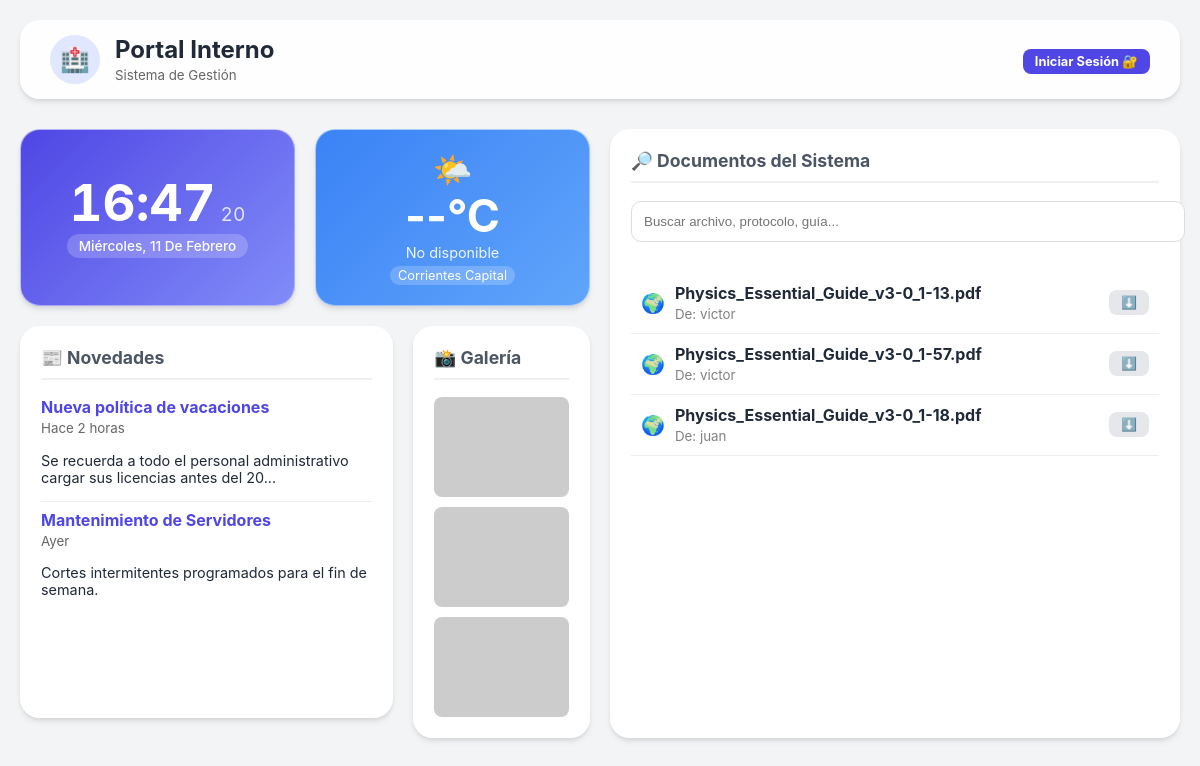
The page / on the database its author committed.
### app.py (models this page shows)
class File(db.Model):
    id = db.Column(db.Integer, primary_key=True)
    filename = db.Column(db.String(300))
    user_id = db.Column(db.Integer, db.ForeignKey('user.id'))
    visibility = db.Column(db.String(50), default='private')

class User(UserMixin, db.Model):
    id = db.Column(db.Integer, primary_key=True)
    username = db.Column(db.String(150), unique=True, nullable=False)
    email = db.Column(db.String(150), unique=True, nullable=False)
    password = db.Column(db.String(150), nullable=False)
    role = db.Column(db.String(50), nullable=False, default='administrativo')
    files = db.relationship('File', backref='owner', lazy=True, cascade="all, delete-orphan")

### app.py (the view)
@app.route('/')
def home():
    files = get_allowed_files(current_user)
    return render_template('home.html', files=files)

### app.py (called while the page is built)
def get_allowed_files(user):
    if user.is_authenticated and user.role == 'superadmin':
        return File.query.all()
    filters = [File.visibility == 'public'] # Todos ven lo público
    if user.is_authenticated:
        filters.append(File.owner == user)
        if user.role in ['medico', 'tecnico']:
            filters.append(File.visibility == 'salud')
        elif user.role == 'administrativo':
            filters.append(File.visibility == 'admin')
    return File.query.filter(db.or_(*filters)).all()

### templates/home.html (shortened to what this page needs)
<!DOCTYPE html>
<html lang="es">
<head>
    <link rel="stylesheet" href="{{ url_for('static', filename='style.css') }}">
</head>
<body>
    <div class="intranet-container">
        <div class="header-section">
            <div style="display: flex; align-items: center; gap: 15px;">
                <div style="background: #e0e7ff; padding: 10px; border-radius: 50%; font-size: 1.5rem;">🏥</div>
                <div>
                    <h2 style="margin: 0;">Portal Interno</h2>
                    <small style="color: #666;">Sistema de Gestión</small>
                </div>
            </div>
            <div>
                {% if current_user.is_authenticated %}
                    <span style="margin-right: 15px;">Hola, <b>{{ current_user.username }}</b></span>
                    <a href="/dashboard" class="btn-action btn-blue">Mi Panel 📂</a>
                {% else %}
                    <a href="/login" class="btn-action btn-blue">Iniciar Sesión 🔐</a>
                {% endif %}
            </div>
        </div>
        <div class="widget widget-time">
            <div class="clock-container">
                <div class="time-wrapper">
                    <span id="hours">--</span>:<span id="minutes">--</span>
                    <span id="seconds" class="seconds-small">00</span>
                </div>
                <div id="date" class="date-badge">Cargando fecha...</div>
            </div>
        </div>
        <div class="widget widget-weather">
            <div style="font-size: 2rem;">🌤️</div>
            <div id="weather-temp" class="weather-temp">--°C</div>
            <div id="weather-desc" class="weather-desc">Actualizando...</div>
            <div class="weather-loc">Corrientes Capital</div>
        </div>
        <div class="widget widget-files">
            <h3>🔎 Documentos del Sistema</h3>
            <input type="text" id="searchInput" class="search-input" placeholder="Buscar archivo, protocolo, guía..." autocomplete="off">
            <ul class="file-list">
                {% for file in files %}
                    <li class="file-item">
                        <div style="display: flex; align-items: center; gap: 10px;">
                            <span style="font-size: 1.2rem;">
                                {% if file.visibility == 'public' %} 🌍
                                {% elif file.visibility == 'salud' %} 🏥
                                {% elif file.visibility == 'admin' %} 📋
                                {% else %} 🔒
                                {% endif %}
                            </span>
                            <div>
                                <strong>{{ file.filename }}</strong><br>
                                <small style="color: grey;">De: {{ file.owner.username }}</small>
                            </div>
                        </div>
                        <a href="{{ url_for('download', file_id=file.id) }}" class="btn-action" style="background: #e5e7eb; color: #333;">⬇️</a>
                    </li>
                {% else %}
                    <p style="text-align: center; color: #999; margin-top: 20px;">No hay archivos visibles.</p>
                {% endfor %}
            </ul>
        </div>
        <div class="widget widget-news">
            <h3>📰 Novedades</h3>
            <div style="margin-bottom: 15px;">
                <strong style="color: #4f46e5;">Nueva política de vacaciones</strong><br>
                <small style="color: #666;">Hace 2 horas</small>
                <p style="font-size: 0.9rem;">Se recuerda a todo el personal administrativo cargar sus licencias antes del 20...</p>
            </div>
            <hr style="border: 0; border-top: 1px solid #eee;">
            <div style="margin-bottom: 15px;">
                <strong style="color: #4f46e5;">Mantenimiento de Servidores</strong><br>
                <small style="color: #666;">Ayer</small>
                <p style="font-size: 0.9rem;">Cortes intermitentes programados para el fin de semana.</p>
            </div>
        </div>
        <div class="widget widget-photos">
            <h3>📸 Galería</h3>
            <div class="photo-grid">
                <img src="https://picsum.photos/200/200?random=1" alt="Foto 1">
                <img src="https://picsum.photos/200/200?random=2" alt="Foto 2">
                <img src="https://picsum.photos/200/200?random=3" alt="Foto 3">
            </div>
        </div>
    </div>
</body>
</html>

### static/style.css (style rules this page uses)
:root { --primary: #4f46e5; --bg-body: #f3f4f6; --card-bg: rgba(255, 255, 255, 0.95); --text-main: #1f2937; --shadow: 0 4px 6px -1px rgba(0, 0, 0, 0.1), 0 2px 4px -1px rgba(0, 0, 0, 0.06); }
body { font-family: 'Inter', system-ui, sans-serif; background-color: var(--bg-body); margin: 0; padding: 20px; color: var(--text-main); }
.intranet-container { max-width: 1200px; margin: 0 auto; display: grid; grid-template-columns: repeat(12, 1fr); gap: 20px; }
.header-section { grid-column: span 12; background: var(--card-bg); padding: 15px 30px; border-radius: 20px; display: flex; justify-content: space-between; align-items: center; box-shadow: var(--shadow); margin-bottom: 10px; }
.widget { background: var(--card-bg); border-radius: 20px; padding: 20px; box-shadow: var(--shadow); border: 1px solid rgba(255,255,255,0.5); }
.widget h3 { margin-top: 0; border-bottom: 2px solid #f0f0f0; padding-bottom: 10px; font-size: 1.1rem; color: #4b5563; }
.widget-time { grid-column: span 3; background: linear-gradient(135deg, #4f46e5, #818cf8); color: white; display: flex; flex-direction: column; justify-content: center; align-items: center; padding: 15px; }
.clock-container { text-align: center; }
.time-wrapper { font-size: 3.2rem; font-weight: 700; line-height: 1; margin-bottom: 5px; font-variant-numeric: tabular-nums; display: flex; justify-content: center; align-items: baseline; }
.seconds-small { font-size: 1.2rem; opacity: 0.8; margin-left: 5px; font-weight: 400; }
.date-badge { background: rgba(255, 255, 255, 0.2); padding: 4px 12px; border-radius: 20px; font-size: 0.85rem; font-weight: 500; text-transform: capitalize; }
.widget-weather { grid-column: span 3; background: linear-gradient(135deg, #3b82f6, #60a5fa); color: white; display: flex; flex-direction: column; justify-content: center; align-items: center; text-align: center; }
.weather-temp { font-size: 2.8rem; font-weight: 700; line-height: 1; margin: 5px 0; }
.weather-desc { font-size: 0.9rem; opacity: 0.9; }
.weather-loc { font-size: 0.8rem; background: rgba(255,255,255,0.2); padding: 2px 8px; border-radius: 10px; margin-top: 5px; }
.widget-files { grid-column: span 6; grid-row: span 2; }
.widget-news { grid-column: span 4; height: 350px; overflow-y: auto; }
.widget-photos { grid-column: span 2; }
.search-input { width: 100%; padding: 12px; border-radius: 10px; border: 1px solid #ddd; margin-bottom: 15px; }
.file-list { list-style: none; padding: 0; max-height: 400px; overflow-y: auto; }
.file-item { display: flex; justify-content: space-between; padding: 10px; border-bottom: 1px solid #eee; align-items: center; }
.btn-action { padding: 5px 12px; border-radius: 8px; border: none; cursor: pointer; color: white; font-weight: bold; text-decoration: none; font-size: 0.8rem; }
.btn-blue { background-color: var(--primary); }
.photo-grid { display: grid; grid-template-columns: 1fr; gap: 10px; }
.photo-grid img { width: 100%; height: 100px; object-fit: cover; border-radius: 8px; }

### rows shown on the page
File: filename "Physics_Essential_Guide_v3-0_1-13.pdf", owner.username "victor"
File: filename "Physics_Essential_Guide_v3-0_1-57.pdf", owner.username "victor"
File: filename "Physics_Essential_Guide_v3-0_1-18.pdf", owner.username "juan"
